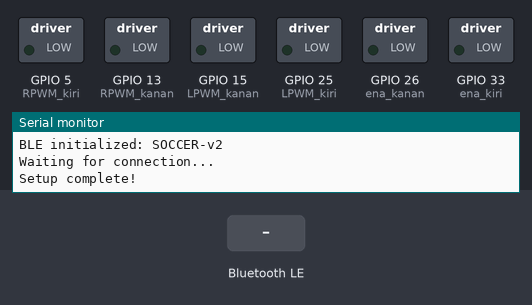
A sketch run on a simulated ESP32. On the bench: switched loads named in the sketch (green lamp = pin HIGH), the last lines printed to the serial monitor. The test bench sets the inputs (shaded band). Nothing arrives over Bluetooth unless stated; a phone connects over Bluetooth LE 3 s after start.

Above: at 1.2 s.
1.3 s: Bluetooth LE write "MAJU" received
At 3.3 s:
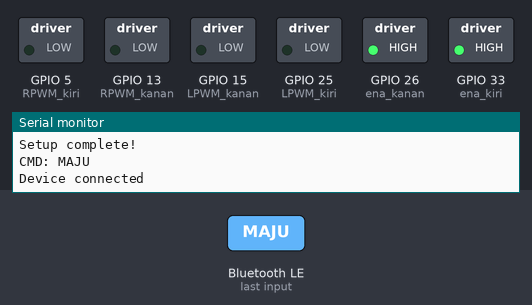
4.3 s: Bluetooth LE write "MUNDUR" received
At 5.4 s:
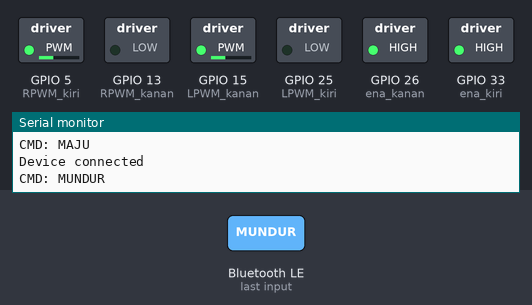
7.3 s: Bluetooth LE write "KIRI" received
At 7.6 s:
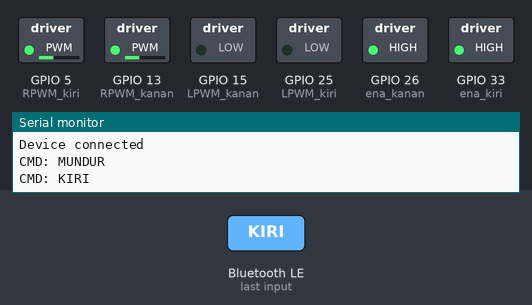
10.3 s: Bluetooth LE write "KANAN" received
At 11.2 s:
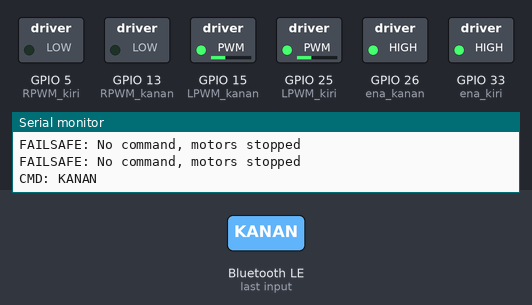
13.3 s: Bluetooth LE write "MAJU_KIRI" received
At 14.6 s:
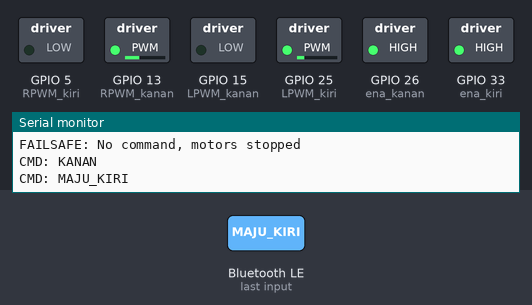
16.3 s: Bluetooth LE write "MAJU_KANAN" received
At 19.5 s:
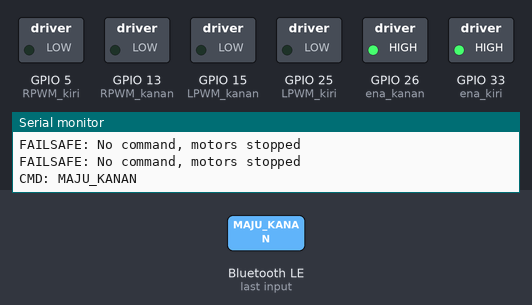
Timing chart, 0 to 20.3 s (numbered marks = the images above; inputs shaded):
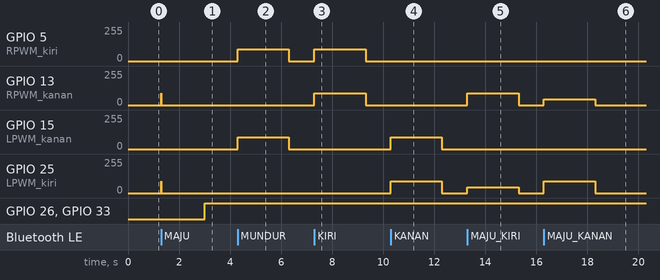

The sketch:

robot_controller_v2.ino
```cpp
/*
 * Robot Controller v2.0 - BLE Edition
 * Compatible with: Soccer Robot & Sumo Robot
 * Communication: Bluetooth Low Energy (BLE)
 * Author: arilix
 * Date: 2026-01-09
 * Repository: https://github.com/arilix/Soccer_v2
 */

#include <BLEDevice.h>
#include <BLEServer.h>
#include <BLEUtils.h>
#include <BLE2902.h>

// ========== BLE SETUP ==========
BLEServer* pServer = NULL;
BLECharacteristic* pTxCharacteristic = NULL;
bool deviceConnected = false;
String deviceName = "SOCCER-v2";  // Change to "SUMO-v1" for sumo robot

// BLE UUIDs (Nordic UART Service compatible)
#define SERVICE_UUID           "6E400001-B5A3-F393-E0A9-E50E24DCCA9E"
#define CHARACTERISTIC_UUID_RX "6E400002-B5A3-F393-E0A9-E50E24DCCA9E"
#define CHARACTERISTIC_UUID_TX "6E400003-B5A3-F393-E0A9-E50E24DCCA9E"

String receivedCommand = "";

// ========== PIN CONFIGURATION ==========
int ena_kanan = 26;
int ena_kiri = 33;
int RPWM_kanan = 13;
int LPWM_kanan = 15;
int RPWM_kiri = 5;
int LPWM_kiri = 25;
int pwm_ki, pwm_ka;

// ========== PWM CONFIGURATION ==========
const int frequency = 30000;
const int pwm_channel = 0;
const int pwm_channel1 = 1;
const int pwm_channel2 = 2;
const int pwm_channel3 = 3;
const int resolution = 8;

// ========== CONTROL VARIABLES ==========
int speedNormal = 90;      // Normal speed (adjustable via Pro Mode)
int speedFast = 255;       // Fast/Boost speed (adjustable via Pro Mode)
int currentSpeed = 90;     // Current active speed
bool isBoostMode = false;  // Boost active flag

// ========== FAILSAFE ==========
unsigned long lastCommandTime = 0;
const int FAILSAFE_TIMEOUT = 2000;  // 2 seconds (adjustable via Pro Mode)

// ========== MOTOR CONTROL FUNCTIONS ==========
void kanan() {
  ledcWrite(pwm_channel, 0);
  ledcWrite(pwm_channel1, pwm_ki);
  ledcWrite(pwm_channel2, 0);
  ledcWrite(pwm_channel3, pwm_ka);
}

void kiri() {
  ledcWrite(pwm_channel, pwm_ki);
  ledcWrite(pwm_channel1, 0);
  ledcWrite(pwm_channel2, pwm_ka);
  ledcWrite(pwm_channel3, 0);
}

void maju() {
  ledcWrite(pwm_channel, 0);
  ledcWrite(pwm_channel1, pwm_ki);
  ledcWrite(pwm_channel2, pwm_ka);
  ledcWrite(pwm_channel3, 0);
}

void mundur() {
  ledcWrite(pwm_channel, pwm_ki);
  ledcWrite(pwm_channel1, 0);
  ledcWrite(pwm_channel2, 0);
  ledcWrite(pwm_channel3, pwm_ka);
}

void maju_kiri() {
  ledcWrite(pwm_channel, 0);
  ledcWrite(pwm_channel1, pwm_ki / 2);
  ledcWrite(pwm_channel2, pwm_ka);
  ledcWrite(pwm_channel3, 0);
}

void maju_kanan() {
  ledcWrite(pwm_channel, 0);
  ledcWrite(pwm_channel1, pwm_ki);
  ledcWrite(pwm_channel2, pwm_ka / 2);
  ledcWrite(pwm_channel3, 0);
}

void mundur_kiri() {
  ledcWrite(pwm_channel, pwm_ki);
  ledcWrite(pwm_channel1, 0);
  ledcWrite(pwm_channel2, 0);
  ledcWrite(pwm_channel3, pwm_ka / 2);
}

void mundur_kanan() {
  ledcWrite(pwm_channel, pwm_ki / 2);
  ledcWrite(pwm_channel1, 0);
  ledcWrite(pwm_channel2, 0);
  ledcWrite(pwm_channel3, pwm_ka);
}

void stopped() {
  ledcWrite(pwm_channel, 0);
  ledcWrite(pwm_channel1, 0);
  ledcWrite(pwm_channel2, 0);
  ledcWrite(pwm_channel3, 0);
}

// ========== COMMAND PARSER ==========
void parseCommand(String cmd) {
  cmd.trim();  // Remove whitespace

  // Update last command time (for failsafe)
  lastCommandTime = millis();

  // Set speed based on mode
  if (isBoostMode) {
    pwm_ki = speedFast;
    pwm_ka = speedFast;
  } else {
    pwm_ki = currentSpeed;
    pwm_ka = currentSpeed;
  }

  // Movement commands
  if (cmd == "MAJU") {
    maju();
    Serial.println("CMD: MAJU");
  }
  else if (cmd == "MUNDUR") {
    mundur();
    Serial.println("CMD: MUNDUR");
  }
  else if (cmd == "KIRI") {
    kiri();
    Serial.println("CMD: KIRI");
  }
  else if (cmd == "KANAN") {
    kanan();
    Serial.println("CMD: KANAN");
  }
  else if (cmd == "MAJU_KIRI") {
    maju_kiri();
    Serial.println("CMD: MAJU_KIRI");
  }
  else if (cmd == "MAJU_KANAN") {
    maju_kanan();
    Serial.println("CMD: MAJU_KANAN");
  }
  else if (cmd == "MUNDUR_KIRI") {
    mundur_kiri();
    Serial.println("CMD: MUNDUR_KIRI");
  }
  else if (cmd == "MUNDUR_KANAN") {
    mundur_kanan();
    Serial.println("CMD: MUNDUR_KANAN");
  }
  else if (cmd == "STOP") {
    stopped();
    Serial.println("CMD: STOP");
  }

  // Speed mode commands
  else if (cmd == "SPEED_NORMAL") {
    currentSpeed = speedNormal;
    isBoostMode = false;
    Serial.println("CMD: SPEED_NORMAL");
  }
  else if (cmd == "SPEED_FAST") {
    currentSpeed = speedFast;
    isBoostMode = false;
    Serial.println("CMD: SPEED_FAST");
  }
  else if (cmd == "BOOST_ON") {
    isBoostMode = true;
    Serial.println("CMD: BOOST_ON");
  }
  else if (cmd == "BOOST_OFF") {
    isBoostMode = false;
    Serial.println("CMD: BOOST_OFF");
  }

  // Special action commands (for Soccer robot)
  else if (cmd == "KICK") {
    // TODO: Implement kick mechanism if hardware available
    Serial.println("CMD: KICK");
  }

  // Pro Mode tuning commands
  else if (cmd.startsWith("TUNING:")) {
    parseTuning(cmd);
  }

  // Ping command (for latency test)
  else if (cmd == "PING") {
    sendBLE("PONG");
  }

  // Unknown command
  else {
    Serial.println("CMD: UNKNOWN - " + cmd);
  }
}

// ========== BLE SEND FUNCTION ==========
void sendBLE(String message) {
  if (deviceConnected && pTxCharacteristic != NULL) {
    pTxCharacteristic->setValue(message.c_str());
    pTxCharacteristic->notify();
  }
}

// ========== PRO MODE TUNING PARSER ==========
void parseTuning(String data) {
  // Format: "TUNING:pwmMax,frequency,speedNormal,speedFast,failsafeTimeout"
  // Example: "TUNING:255,30000,90,255,2000"

  data.replace("TUNING:", "");

  int values[5];
  int index = 0;
  int lastPos = 0;

  for (int i = 0; i < data.length(); i++) {
    if (data.charAt(i) == ',' || i == data.length() - 1) {
      if (i == data.length() - 1) i++;
      values[index++] = data.substring(lastPos, i).toInt();
      lastPos = i + 1;
      if (index >= 5) break;
    }
  }

  // Apply tuning values
  // values[0] = pwmMax (not used, always 255 for 8-bit)
  // values[1] = frequency (Hz)
  // values[2] = speedNormal
  // values[3] = speedFast
  // values[4] = failsafeTimeout (ms)

  if (values[1] > 0) {
    ledcSetup(pwm_channel, values[1], resolution);
    ledcSetup(pwm_channel1, values[1], resolution);
    ledcSetup(pwm_channel2, values[1], resolution);
    ledcSetup(pwm_channel3, values[1], resolution);
    Serial.print("Frequency updated: ");
    Serial.println(values[1]);
  }

  speedNormal = constrain(values[2], 0, 255);
  speedFast = constrain(values[3], 0, 255);

  Serial.println("TUNING: Applied successfully");
  sendBLE("TUNING_OK");
}

// ========== BLE CALLBACKS ==========
class MyServerCallbacks: public BLEServerCallbacks {
    void onConnect(BLEServer* pServer) {
      deviceConnected = true;
      Serial.println("Device connected");
    };

    void onDisconnect(BLEServer* pServer) {
      deviceConnected = false;
      Serial.println("Device disconnected");
      // Restart advertising
      BLEDevice::startAdvertising();
    }
};

class MyCallbacks: public BLECharacteristicCallbacks {
    void onWrite(BLECharacteristic *pCharacteristic) {
      std::string rxValue = pCharacteristic->getValue();
      if (rxValue.length() > 0) {
        receivedCommand = "";
        for (int i = 0; i < rxValue.length(); i++) {
          receivedCommand += rxValue[i];
        }
        // Process command
        parseCommand(receivedCommand);
      }
    }
};

// ========== SETUP ==========
void setup() {
  Serial.begin(115200);

  // BLE initialization
  Serial.println("Starting BLE...");
  BLEDevice::init(deviceName.c_str());

  // Create BLE Server
  pServer = BLEDevice::createServer();
  pServer->setCallbacks(new MyServerCallbacks());

  // Create BLE Service
  BLEService *pService = pServer->createService(SERVICE_UUID);

  // Create TX Characteristic (for sending data to phone)
  pTxCharacteristic = pService->createCharacteristic(
                        CHARACTERISTIC_UUID_TX,
                        BLECharacteristic::PROPERTY_NOTIFY
                      );
  pTxCharacteristic->addDescriptor(new BLE2902());

  // Create RX Characteristic (for receiving data from phone)
  BLECharacteristic *pRxCharacteristic = pService->createCharacteristic(
                                           CHARACTERISTIC_UUID_RX,
                                           BLECharacteristic::PROPERTY_WRITE
                                         );
  pRxCharacteristic->setCallbacks(new MyCallbacks());

  // Start service
  pService->start();

  // Start advertising
  BLEAdvertising *pAdvertising = BLEDevice::getAdvertising();
  pAdvertising->addServiceUUID(SERVICE_UUID);
  pAdvertising->setScanResponse(true);
  pAdvertising->setMinPreferred(0x06);
  pAdvertising->setMinPreferred(0x12);
  BLEDevice::startAdvertising();

  Serial.println("BLE initialized: " + deviceName);
  Serial.println("Waiting for connection...");

  // PWM setup
  ledcSetup(pwm_channel, frequency, resolution);
  ledcSetup(pwm_channel1, frequency, resolution);
  ledcSetup(pwm_channel2, frequency, resolution);
  ledcSetup(pwm_channel3, frequency, resolution);

  // Pin attachments
  ledcAttachPin(RPWM_kiri, pwm_channel);
  ledcAttachPin(LPWM_kiri, pwm_channel1);
  ledcAttachPin(RPWM_kanan, pwm_channel2);
  ledcAttachPin(LPWM_kanan, pwm_channel3);

  // Pin modes
  pinMode(RPWM_kanan, OUTPUT);
  pinMode(LPWM_kanan, OUTPUT);
  pinMode(RPWM_kiri, OUTPUT);
  pinMode(LPWM_kiri, OUTPUT);
  pinMode(ena_kiri, OUTPUT);
  pinMode(ena_kanan, OUTPUT);

  // Initial state: motors disabled
  digitalWrite(ena_kanan, LOW);
  digitalWrite(ena_kiri, LOW);

  Serial.println("Setup complete!");
}

// ========== MAIN LOOP ==========
void loop() {
  // Check BLE connection
  if (deviceConnected) {
    // Enable motors when connected
    digitalWrite(ena_kanan, HIGH);
    digitalWrite(ena_kiri, HIGH);

    // Failsafe: Stop if no command received for timeout period
    if (millis() - lastCommandTime > FAILSAFE_TIMEOUT) {
      stopped();
      // Don't spam serial
      if ((millis() / 1000) % 5 == 0) {  // Print every 5 seconds
        Serial.println("FAILSAFE: No command, motors stopped");
      }
    }
  }
  else {
    // BLE disconnected: disable motors
    stopped();
    digitalWrite(ena_kanan, LOW);
    digitalWrite(ena_kiri, LOW);

    // Reset command time
    lastCommandTime = 0;
  }

  // Small delay to prevent overwhelming the loop
  delay(10);
}
```

Measured:
- after the input at 1.3 s, GPIO 13 (RPWM_kanan), GPIO 25 (LPWM_kiri): 0/255 → 90/255 at once, → 0/255 0.01 s later
- after the input at 4.3 s, GPIO 5 (RPWM_kiri), GPIO 15 (LPWM_kanan): 0/255 → 90/255 at once, → 0/255 2.0 s later
- after the input at 7.3 s, GPIO 5 (RPWM_kiri), GPIO 13 (RPWM_kanan): 0/255 → 90/255 at once, → 0/255 2.0 s later
- after the input at 10.3 s, GPIO 15 (LPWM_kanan), GPIO 25 (LPWM_kiri): 0/255 → 90/255 at once, → 0/255 2.0 s later
- after the input at 13.3 s, GPIO 13 (RPWM_kanan): 0/255 → 90/255 at once, → 0/255 2.0 s later; GPIO 25 (LPWM_kiri): 0/255 → 45/255 at once, → 0/255 2.0 s later
- after the input at 16.3 s, GPIO 13 (RPWM_kanan): 0/255 → 45/255 at once, → 0/255 2.0 s later; GPIO 25 (LPWM_kiri): 0/255 → 90/255 at once, → 0/255 2.0 s later
